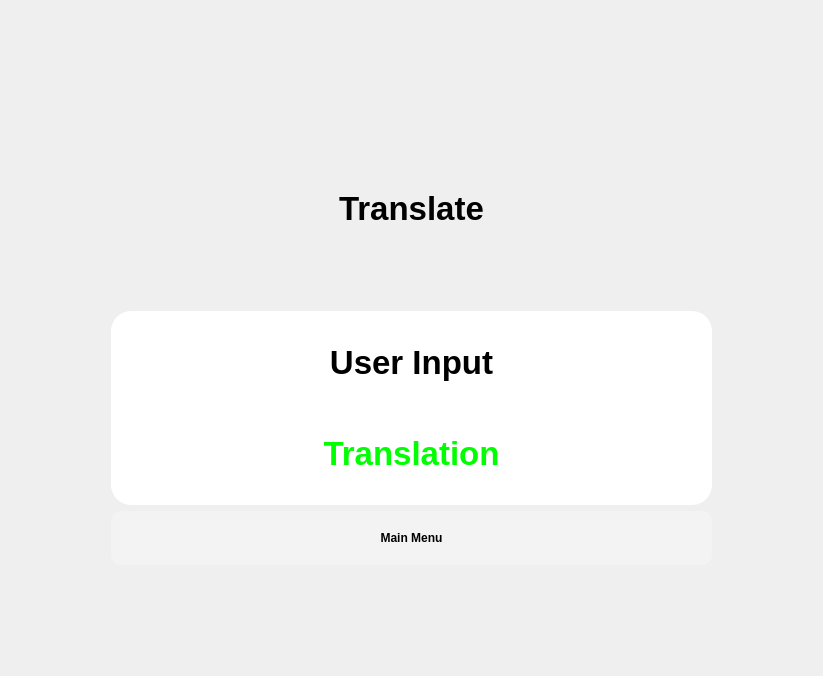
<?xml version="1.0" encoding="UTF-8"?>
<ui version="4.0">
 <class>Translate</class>
 <widget class="QDialog" name="Translate">
  <property name="geometry">
   <rect>
    <x>0</x>
    <y>0</y>
    <width>823</width>
    <height>676</height>
   </rect>
  </property>
  <property name="windowTitle">
   <string>Translator</string>
  </property>
  <property name="styleSheet">
   <string notr="true">QLabel {
font-size: 33px;
font-weight: 900;
}</string>
  </property>
  <layout class="QGridLayout" name="gridLayout">
   <item row="0" column="0">
    <layout class="QVBoxLayout" name="verticalLayout">
     <property name="leftMargin">
      <number>100</number>
     </property>
     <property name="topMargin">
      <number>100</number>
     </property>
     <property name="rightMargin">
      <number>100</number>
     </property>
     <property name="bottomMargin">
      <number>100</number>
     </property>
     <item>
      <widget class="QLabel" name="Title">
       <property name="minimumSize">
        <size>
         <width>0</width>
         <height>20</height>
        </size>
       </property>
       <property name="baseSize">
        <size>
         <width>0</width>
         <height>20</height>
        </size>
       </property>
       <property name="text">
        <string>Translate</string>
       </property>
       <property name="alignment">
        <set>Qt::AlignCenter</set>
       </property>
      </widget>
     </item>
     <item>
      <widget class="QWidget" name="transWidget" native="true">
       <property name="enabled">
        <bool>true</bool>
       </property>
       <property name="styleSheet">
        <string notr="true">background-color: white;
border-radius: 20px;</string>
       </property>
       <property name="inputMethodHints">
        <set>Qt::ImhMultiLine</set>
       </property>
       <layout class="QGridLayout" name="gridLayout_3">
        <item row="0" column="0">
         <widget class="QLabel" name="transInput">
          <property name="text">
           <string>User Input</string>
          </property>
          <property name="alignment">
           <set>Qt::AlignCenter</set>
          </property>
         </widget>
        </item>
        <item row="2" column="0">
         <widget class="QLabel" name="transOutput">
          <property name="styleSheet">
           <string notr="true">color:rgb(0, 255, 0);</string>
          </property>
          <property name="text">
           <string>Translation</string>
          </property>
          <property name="alignment">
           <set>Qt::AlignCenter</set>
          </property>
         </widget>
        </item>
       </layout>
      </widget>
     </item>
     <item>
      <widget class="QPushButton" name="btnMenu">
       <property name="cursor">
        <cursorShape>PointingHandCursor</cursorShape>
       </property>
       <property name="styleSheet">
        <string notr="true">background-color: #f3f3f3;
	color: black; 
	font-family: 'Gilroy';
	font-weight: 600;
	border-radius: 10px;
	padding: 20px;
</string>
       </property>
       <property name="text">
        <string>Main Menu</string>
       </property>
      </widget>
     </item>
    </layout>
   </item>
  </layout>
 </widget>
 <resources/>
 <connections/>
</ui>
